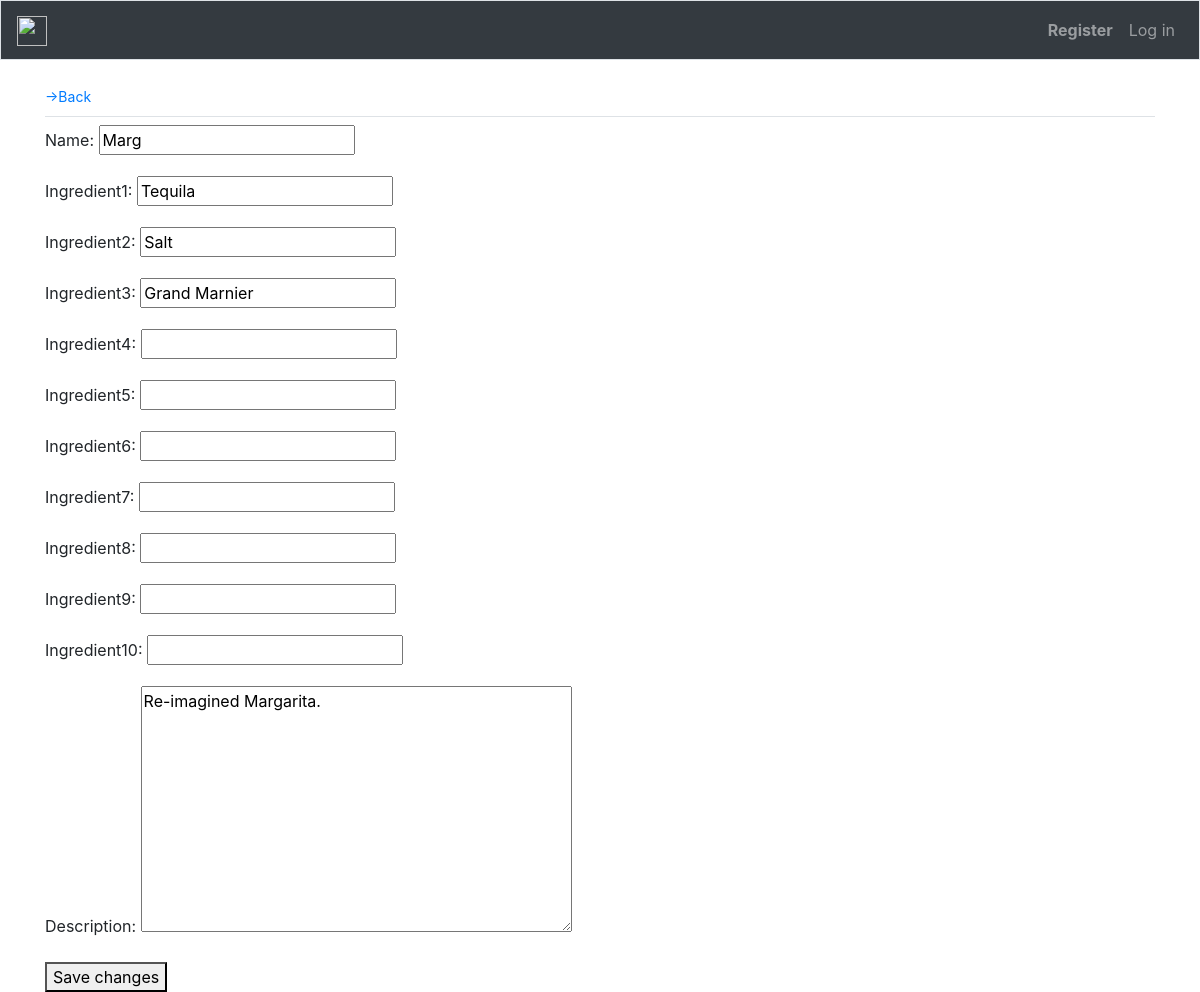
/edit_drink/1/, run on the app's committed database.
### core/models.py (models this page shows, shortened)
class Drink(models.Model):
	menu = models.ForeignKey(Menu, on_delete=models.CASCADE)
	name = models.CharField(max_length=100)
	ingredient1 = models.CharField(max_length=100, null=True, blank=True)
	ingredient2 = models.CharField(max_length=100, null=True, blank=True)
	ingredient3 = models.CharField(max_length=100, null=True, blank=True)
	ingredient4 = models.CharField(max_length=100, null=True, blank=True)
	ingredient5 = models.CharField(max_length=100, null=True, blank=True)
	ingredient6 = models.CharField(max_length=100, null=True, blank=True)
	ingredient7 = models.CharField(max_length=100, null=True, blank=True)
	ingredient8 = models.CharField(max_length=100, null=True, blank=True)
	ingredient9 = models.CharField(max_length=100, null=True, blank=True)
	ingredient10 = models.CharField(max_length=100, null=True, blank=True)
	description = models.TextField(null=True, blank=True)

### core/views.py (the view)
# urls.py: path('edit_drink/<int:drink_id>/', views.edit_drink, name='edit_drink'),
def edit_drink(request, drink_id):
	drink = Drink.objects.get(id=drink_id)
	if request.method != 'POST':
		form = DrinkForm(instance=drink)
	else:
		form = DrinkForm(instance=drink, data=request.POST)
		if form.is_valid():
			form.save()
			return redirect('core:edit_menu', user_id=request.user.id)
	context = {'drink':drink, 'form':form}
	return render(request, 'core/edit_drink.html', context)

### core/forms.py
class DrinkForm(forms.ModelForm):
	class Meta:
		model = Drink
		fields = ('name', 'ingredient1', 'ingredient2', 'ingredient3',
		 	'ingredient4', 'ingredient5', 'ingredient6', 'ingredient7',
		 	 'ingredient8', 'ingredient9', 'ingredient10', 'description')

### core/templates/core/edit_drink.html (shortened to what this page needs)
<!DOCTYPE html>
<html>
{% extends 'core/base.html' %}
{% load bootstrap4 %}
{% block navbar %}
<head>
</head>
<body>
<small><a href="{% url 'core:edit_menu' user.id %}">->Back</a></small>
{% endblock navbar %}
{% block content %}
	<form action="{% url 'core:edit_drink' drink.id %}" method='post'>
		{{ form.as_p }}
		<button name="submit">Save changes</button>
	</form>
{% endblock content %}

### data on the page
Drink: name "Marg", ingredient1 "Tequila", ingredient2 "Salt", ingredient3 "Grand Marnier", description "Re-imagined Margarita."
